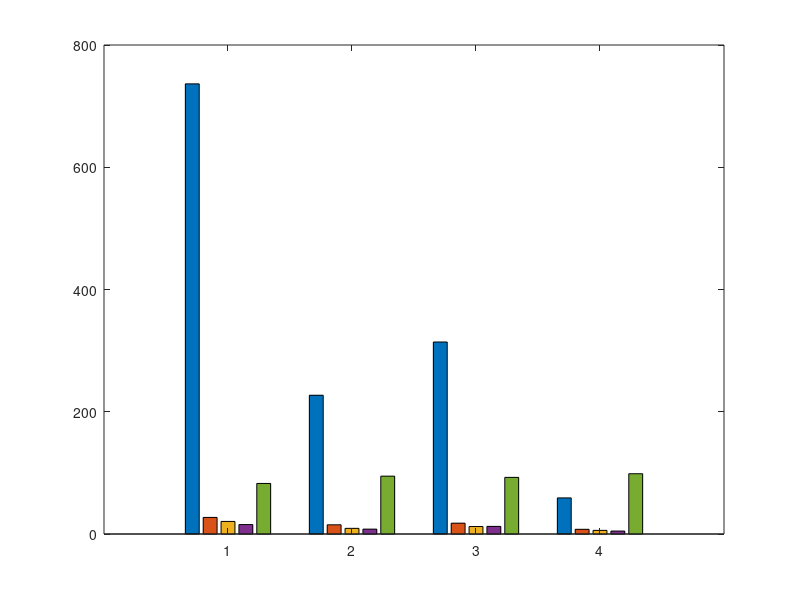

Recreate this plot in MATLAB. (Note: this script raises an error after producing the figure.)
% clc;
% clear;
% close all;
% 
% % Create a figure for the structure diagram
% figure('Position',[200,200,800,600]);
% 
% % Define the positions for each block
% xPos = [1, 2, 3, 4, 5, 6, 7, 8, 9, 10, 11, 12];
% yPos = [5, 4, 3, 3, 2, 1, 1, 0, -1, -2, -3, -4];
% 
% % Create text boxes for each layer
% text(xPos(1), yPos(1), '输入层 (Input Layer)', 'FontSize', 12, 'HorizontalAlignment', 'center');
% text(xPos(2), yPos(2), '序列折叠层 (Sequence Folding)', 'FontSize', 12, 'HorizontalAlignment', 'center');
% text(xPos(3), yPos(3), '卷积层1 (Conv1)', 'FontSize', 12, 'HorizontalAlignment', 'center');
% text(xPos(4), yPos(4), '卷积层2 (Conv2)', 'FontSize', 12, 'HorizontalAlignment', 'center');
% text(xPos(5), yPos(5), '激活层 (ReLU)', 'FontSize', 12, 'HorizontalAlignment', 'center');
% text(xPos(6), yPos(6), '池化层 (Global Pooling)', 'FontSize', 12, 'HorizontalAlignment', 'center');
% text(xPos(7), yPos(7), '全连接层 (FC Layer)', 'FontSize', 12, 'HorizontalAlignment', 'center');
% text(xPos(8), yPos(8), '注意力机制 (Attention)', 'FontSize', 12, 'HorizontalAlignment', 'center');
% text(xPos(9), yPos(9), '序列反折叠层 (Sequence Unfolding)', 'FontSize', 12, 'HorizontalAlignment', 'center');
% text(xPos(10), yPos(10), '展平层 (Flatten)', 'FontSize', 12, 'HorizontalAlignment', 'center');
% text(xPos(11), yPos(11), '双向 LSTM 层 (BiLSTM)', 'FontSize', 12, 'HorizontalAlignment', 'center');
% text(xPos(12), yPos(12), '回归层 (Regression)', 'FontSize', 12, 'HorizontalAlignment', 'center');
% 
% % Plot arrows between layers
% for i = 1:11
%     annotation('arrow', [xPos(i) xPos(i+1)]/12, [(yPos(i) + 3)/6 (yPos(i+1) + 3)/6]);
% end
% 
% % Set axis limits and hide axis
% axis([0 12 -5 6]);
% axis off;
% 
% title('CNN-BiLSTM-Attention 模型结构图', 'FontSize', 14);
% 定义模型名称

% 定义模型名称
models = {'CEEMDAN-VMD-CNN', 'CEEMDAN-VMD-BiLSTM', 'CEEMDAN-VMD-CNN-BiLSTM', 'CEEMDAN-VMD-SSA-CNN-BiLSTM-Attention'};

% 定义各个模型的性能指标（MSE, RMSE, MAE, MAPE, R²）
MSE = [736.4414, 227.008, 314.0966, 59.0588];
RMSE = [27.1375, 15.0668, 17.7228, 7.685];
MAE = [20.5725, 9.2518, 12.2275, 5.9351];
MAPE = [15.4689, 7.9837, 12.4535, 4.8299];
R2 = [82.7114, 94.6411, 92.6397, 98.6054];

% 将所有指标合并成一个矩阵，每一列是一个模型，行是不同的指标
data = [MSE; RMSE; MAE; MAPE; R2]; % 每行是一个指标

% 设置颜色：每个模型对应一种颜色
colors = [0.2 0.6 1; 0.8 0.3 0.3; 0.2 0.8 0.2; 1 0.8 0]; % 每个模型的颜色

% 绘制柱状图
figure('Color', 'w'); % 设置背景颜色为白色

% 绘制分组柱状图，'grouped'表示将同一指标的柱子放在一起
b = bar(data', 'grouped');

% 设置每个柱子的颜色
for k = 1:length(b)
    b(k).FaceColor = colors(k, :); % 每个柱子的颜色
end

% 设置标题、标签等
title('Performance Comparison of Models under Different Metrics', 'FontSize', 12); % 标题字体大小
xlabel('Metric', 'FontSize', 10); % X轴标签字体大小
ylabel('Value', 'FontSize', 10); % Y轴标签字体大小

% 设置X轴标签
set(gca, 'XTickLabel', {'MSE', 'RMSE', 'MAE', 'MAPE', 'R²'}, 'FontSize', 9); % 设置X轴标签为指标名称

% 添加图例
legend(models, 'FontSize', 9, 'Location', 'Best'); % 图例字体大小

% 显示网格
grid on;

% 设置坐标轴字体大小
set(gca, 'FontSize', 9); % 坐标轴刻度字体大小
